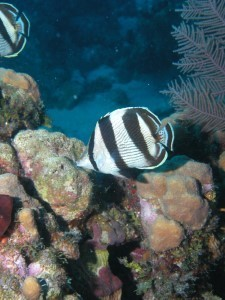
#> input picture Fish/fish1.jpg, 225 x 300 px, found by its file name
$ python blur.py
#> lines starting #> are read from the running program, lines starting #| are printed output that depends on the picture
import os
import cv2

# Add quotes around the file path
img = cv2.imread('Fish/fish1.jpg')
#> img is the input picture: shape (300, 225, 3); mean B, G, R 92.4, 88.6, 70.2

# Check if the image loaded successfully
if img is None:
    print("Error: Image not found.")
else:
    img_resize = cv2.resize(img, (640, 480))
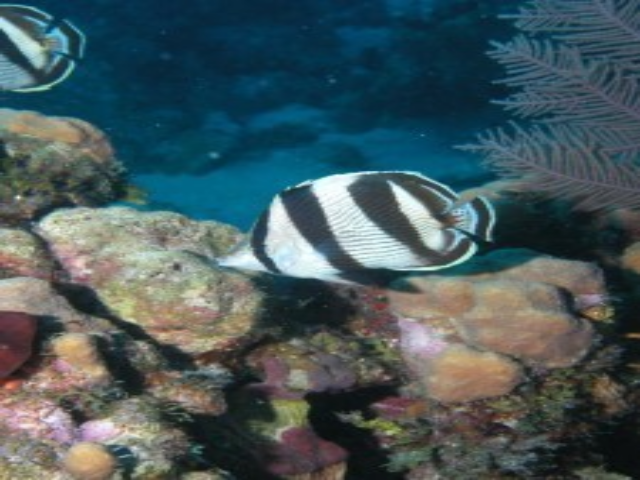
#> img_resize: shape (480, 640, 3); mean B, G, R 92.3, 88.5, 70.1
    kernel_size = 7

    # Removed the invalid '3' argument from cv2.blur
    blurred_img = cv2.blur(img_resize, (kernel_size, kernel_size))
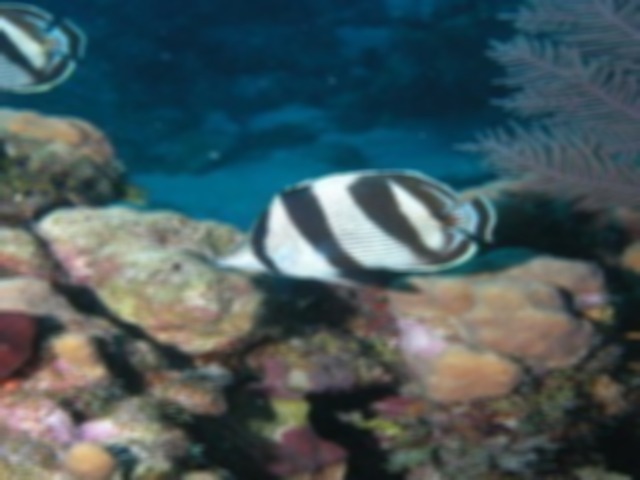
#> blurred_img: shape (480, 640, 3); mean B, G, R 92.3, 88.5, 70.1
    img_blurred = cv2.GaussianBlur(img_resize, (kernel_size, kernel_size), 0)
    img_median_blur = cv2.medianBlur(img_resize,kernel_size)
    # Fixed window names to be strings
    #cv2.imshow('Resized Image', img_resize)
    #cv2.imshow('Box Blurred', blurred_img)
    cv2.imshow('Gaussian Blurred', img_blurred)
    cv2.imshow("Median blur",img_median_blur)

    cv2.waitKey(0)
    cv2.destroyAllWindows()

$ run again, with Fish/10465606544_52913a3632_o.jpg copied over Fish/fish1.jpg
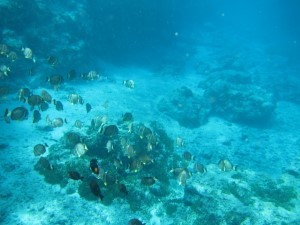
#> input picture Fish/10465606544_52913a3632_o.jpg, 300 x 225 px, found by its file name
#> img is the input picture: shape (225, 300, 3); mean B, G, R 177.7, 151.6, 16
#> `blurred_img = cv2.blur(img_resize, (kernel_size, kernel_size))`:
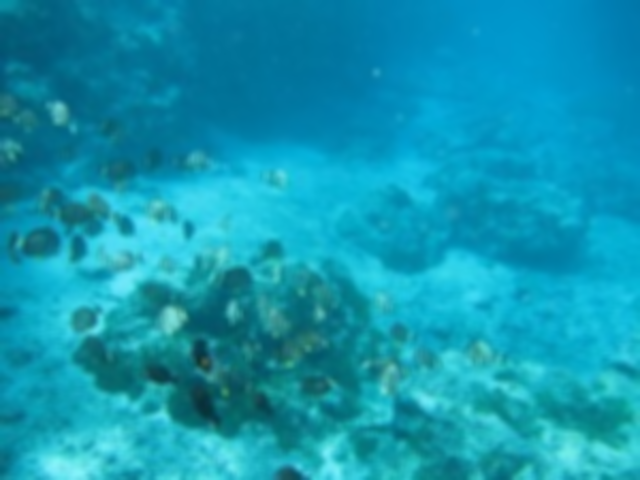
#> blurred_img: shape (480, 640, 3); mean B, G, R 177.6, 151.5, 15.9

$ run again, with Fish/107190734_710e568b9b_o.jpg copied over Fish/fish1.jpg
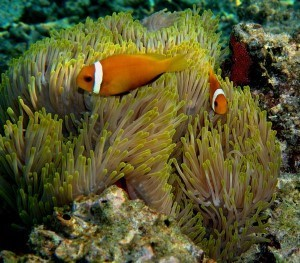
#> input picture Fish/107190734_710e568b9b_o.jpg, 300 x 263 px, found by its file name
#> img is the input picture: shape (263, 300, 3); mean B, G, R 45.5, 87.8, 89.5
#> `img_resize = cv2.resize(img, (640, 480))`:
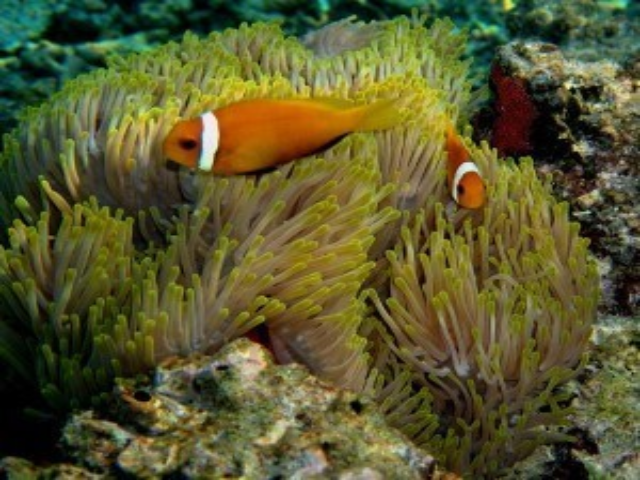
#> img_resize: shape (480, 640, 3); mean B, G, R 45.4, 87.7, 89.4
#> `blurred_img = cv2.blur(img_resize, (kernel_size, kernel_size))`:
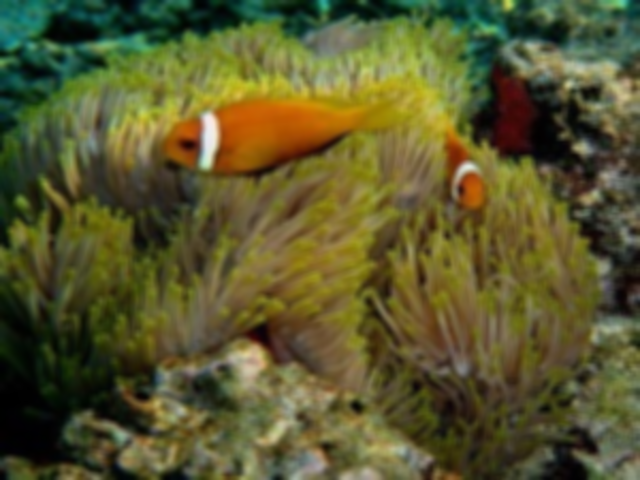
#> blurred_img: shape (480, 640, 3); mean B, G, R 45.4, 87.7, 89.4
